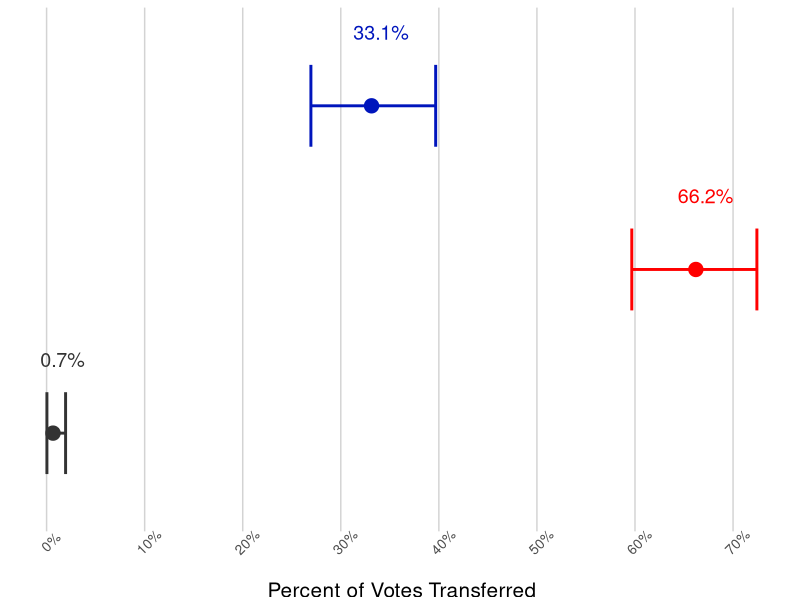
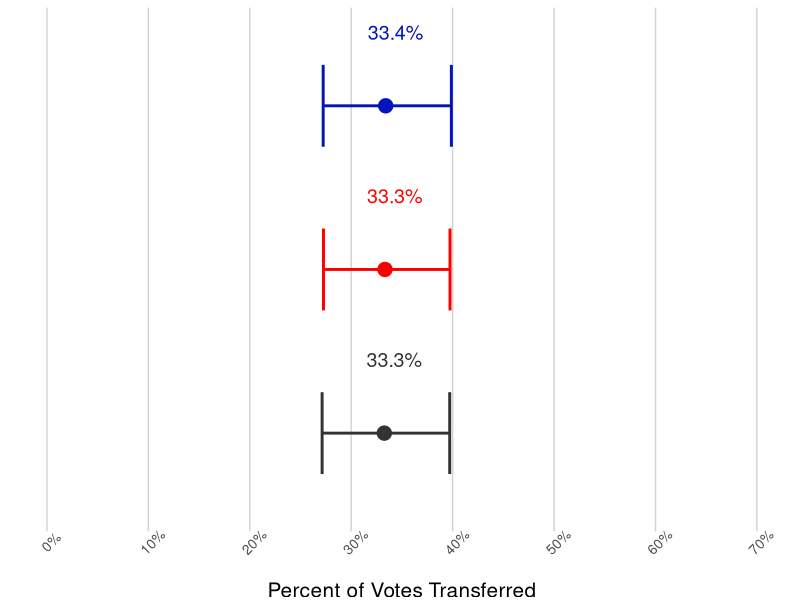
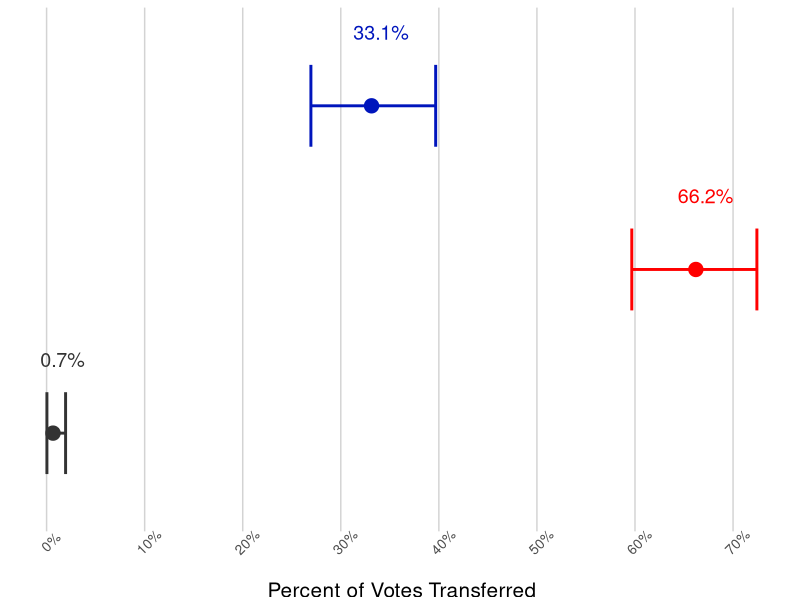
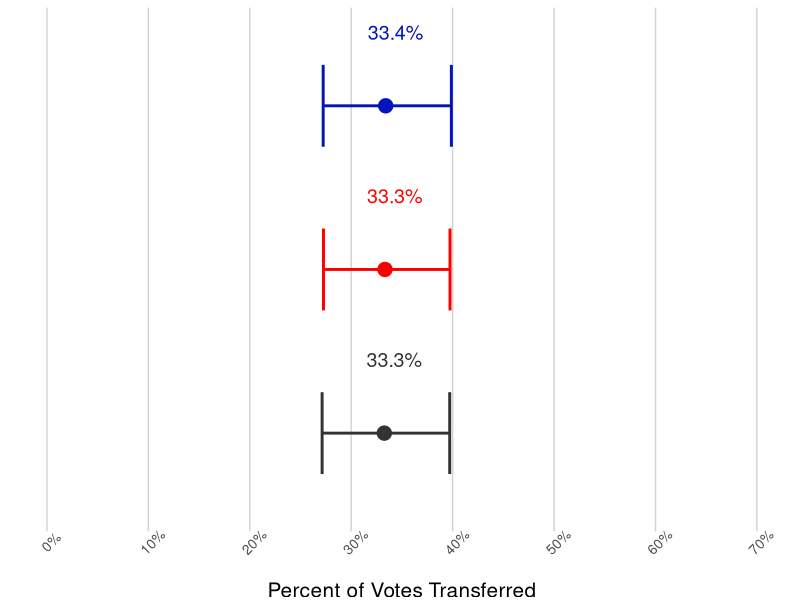

The R source for these figures, in order:
## ---- chunk 1
library(dplyr)
library(ggplot2)
library(scales)
library(tidyverse)

senate_pred = read.csv("senate_pred.csv") 


## create data frames with key stats for plotting
savage_transfer = senate_pred %>% 
  select(p_Savage_to_Collins, p_Savage_to_Gideon, p_Savage_to_Exhaust) %>% 
  gather("candidate", "value") %>%
  group_by(candidate) %>%
  summarise(mean =  mean(value), 
            ci_lower = quantile(value, 0.05), 
            ci_upper = quantile(value, 0.95))

linn_transfer = senate_pred %>% 
  select(p_Linn_to_Collins, p_Linn_to_Gideon, p_Linn_to_Exhaust) %>% 
  gather("candidate", "value") %>%
  group_by(candidate) %>%
  summarise(mean =  mean(value), 
            ci_lower = quantile(value, 0.05), 
            ci_upper = quantile(value, 0.95))



savage_transfer
linn_transfer

## ---- chunk 2

savage_transfer_plot = ggplot(data=savage_transfer, aes(x=mean, y=factor(candidate, level = c("p_Savage_to_Exhaust", "p_Savage_to_Collins", "p_Savage_to_Gideon")), color=candidate)) + 
  geom_point(aes(size=30)) + 
  
  ## republican red & democrat blue 
  scale_color_manual(breaks = c("p_Savage_to_Exhaust", "p_Savage_to_Collins", "p_Savage_to_Gideon"),
                        values=c("#333333", "#FF0000", "#0015BC" )) + 
  
  ## add values above the dot
  geom_text(aes(label=label_percent(0.1)( mean)), position = position_nudge(y=0.45, x=0.01), size=5) + 
  
  ## error bars
  geom_errorbarh(aes(xmax=ci_upper, xmin=ci_lower), height = 0.5, size=1) + 
  
  ## misc style and color choices
  theme(panel.background = element_rect(fill="transparent", color = NA), 
        panel.grid.major.x = element_line("lightgray"), 
        legend.position = "none", 
        axis.ticks = element_blank(), 
        axis.title.x = element_text(vjust=-1, size=15), 
        axis.title.y = element_blank(), 
        axis.text.x = element_text(angle=45, size=10), 
        axis.text.y = element_blank()) + 
  
  ## specify the scale on x axis -- this will change once we know poll results
  scale_x_continuous(name = "Percent of Votes Transferred", 
                     breaks = c(0, 0.1, 0.2, .3, .4, .5, .6, .7, .8), 
                     labels = c("0%", "10%", "20%", "30%", "40%", "50%", "60%", "70%", "80%")) 

## print it 
savage_transfer_plot

## save it
ggsave("savage_transfer.png", plot=savage_transfer_plot, height=2.5, width = 3.5)

  
## ---- chunk 3
linn_transfer_plot = ggplot(data=linn_transfer, aes(x=mean, y=factor(candidate, level = c("p_Linn_to_Exhaust", "p_Linn_to_Collins", "p_Linn_to_Gideon")), color=candidate)) + 
  geom_point(aes(size=20)) + 
  scale_color_manual(breaks = c("p_Linn_to_Exhaust", "p_Linn_to_Collins", "p_Linn_to_Gideon"),
                        values=c("#333333", "#FF0000", "#0015BC")) + 
  geom_text(aes(label=label_percent(0.1)( mean)), position = position_nudge(y=0.45, x=0.01), size=5) + 
  geom_errorbarh(aes(xmax=ci_upper, xmin=ci_lower), height = 0.5, size=1) + 
  theme(panel.background = element_rect(fill="transparent", color = NA), 
        panel.grid.major.x = element_line("lightgray"), 
        legend.position = "none", 
        axis.ticks = element_blank(), 
        axis.title.x = element_text(vjust=-1, size=15), 
        axis.title.y = element_blank(), 
        axis.text.x = element_text(angle=45, size=10), 
        axis.text.y = element_blank()) + 
  scale_x_continuous(name = "Percent of Votes Transferred", 
                     breaks = c(0, 0.1, 0.2, .3, .4, .5, .6, .7, .8), 
                     limits = c(0,0.7),
                     labels = c("0%", "10%", "20%", "30%", "40%", "50%", "60%", "70%", "80%")) 

linn_transfer_plot

ggsave("linn_transfer.png", plot=linn_transfer_plot, height=2.5, width = 3.5)


